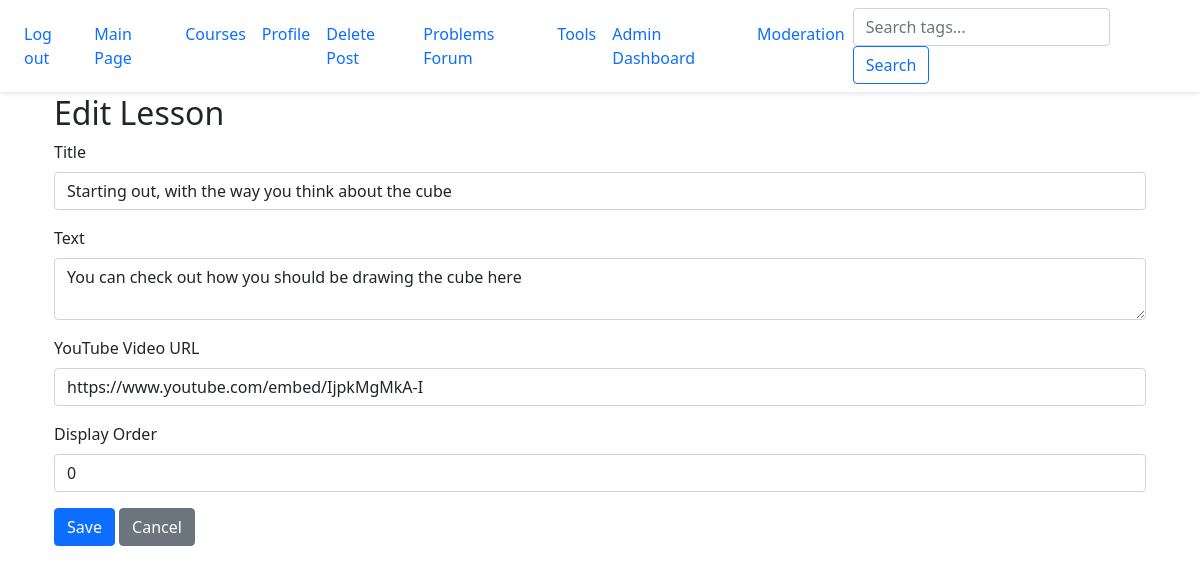
/admin/edit_lesson/1 (signed in), run on the app's committed database.
### website/models.py (models this page shows)
class CourseContent(db.Model):
    id = db.Column(db.Integer, primary_key=True)
    course_id = db.Column(db.Integer, db.ForeignKey('course.id'), nullable=False)
    title = db.Column(db.String(100), nullable=False)
    text = db.Column(db.Text)  # description, notes, etc.
    video_url = db.Column(db.String(300))  # YouTube video link
    order = db.Column(db.Integer)  # order the contents like Lesson 1, Lesson 2...
    course = db.relationship('Course', backref=db.backref('contents', lazy=True, cascade="all, delete"))

### website/admin.py (the view, shortened to what this page needs)
@admin.route('/edit_lesson/<int:lesson_id>', methods=['GET', 'POST'])
@login_required
@admin_required
def edit_lesson(lesson_id):
    lesson = CourseContent.query.get_or_404(lesson_id)
    return render_template('admin/edit_lesson.html', lesson=lesson)

### website/__init__.py (called while the page is built)
def create_app():
    app = Flask(__name__)
    app.config['SECRET_KEY'] = 'touplis' #secret key for dev only
    app.config['SQLALCHEMY_DATABASE_URI'] = f'sqlite:///{DB_NAME}'
    db.init_app(app)
    migrate.init_app(app, db)
    from .views import views
    from .auth import auth
    from .admin import admin
    app.register_blueprint(views, url_prefix='/')
    app.register_blueprint(auth, url_prefix='/')
    app.register_blueprint(admin)
    from .models import User, Posts, Course
    login_manager = LoginManager()
    login_manager.login_view = 'auth.login'
    login_manager.init_app(app)
    @login_manager.user_loader
    def load_user(id):
        return User.query.get(int(id))
    @app.context_processor
    def inject_user():
        return dict(user=current_user)
    create_database(app)
    return app

### website/admin.py (called while the page is built)
def admin_required(f):
    @wraps(f)
    def decorated_function(*args, **kwargs):
        if not current_user.is_authenticated or not getattr(current_user, "is_admin", False):
            abort(403)
        return f(*args, **kwargs)
    return decorated_function

### website/templates/admin/edit_lesson.html
{% extends 'base.html' %}
{% block content %}
<div class="container mt-4">
    <h2>Edit Lesson</h2>
    <form method="POST">
        <div class="mb-3">
            <label class="form-label">Title</label>
            <input name="title" class="form-control" value="{{ lesson.title }}">
        </div>
        <div class="mb-3">
            <label class="form-label">Text</label>
            <textarea name="text" class="form-control">{{ lesson.text }}</textarea>
        </div>
        <div class="mb-3">
            <label class="form-label">YouTube Video URL</label>
            <input name="video_url" class="form-control" value="{{ lesson.video_url }}">
        </div>
        <div class="mb-3">
            <label for="order" class="form-label">Display Order</label>
            <input type="number" class="form-control" name="order" value="0">
        </div>
        <button type="submit" class="btn btn-primary">Save</button>
        <a href="{{ url_for('views.course_detail', course_id=lesson.course_id) }}" class="btn btn-secondary">Cancel</a>
    </form>
</div>
{% endblock %}

### website/templates/base.html (style rules this page uses)
body { padding-top: 70px; }

### data on the page
CourseContent: title "Starting out, with the way you think about the cube", text "You can check out how you should be drawing the cube here", video_url "https://www.youtube.com/embed/IjpkMgMkA-I"
